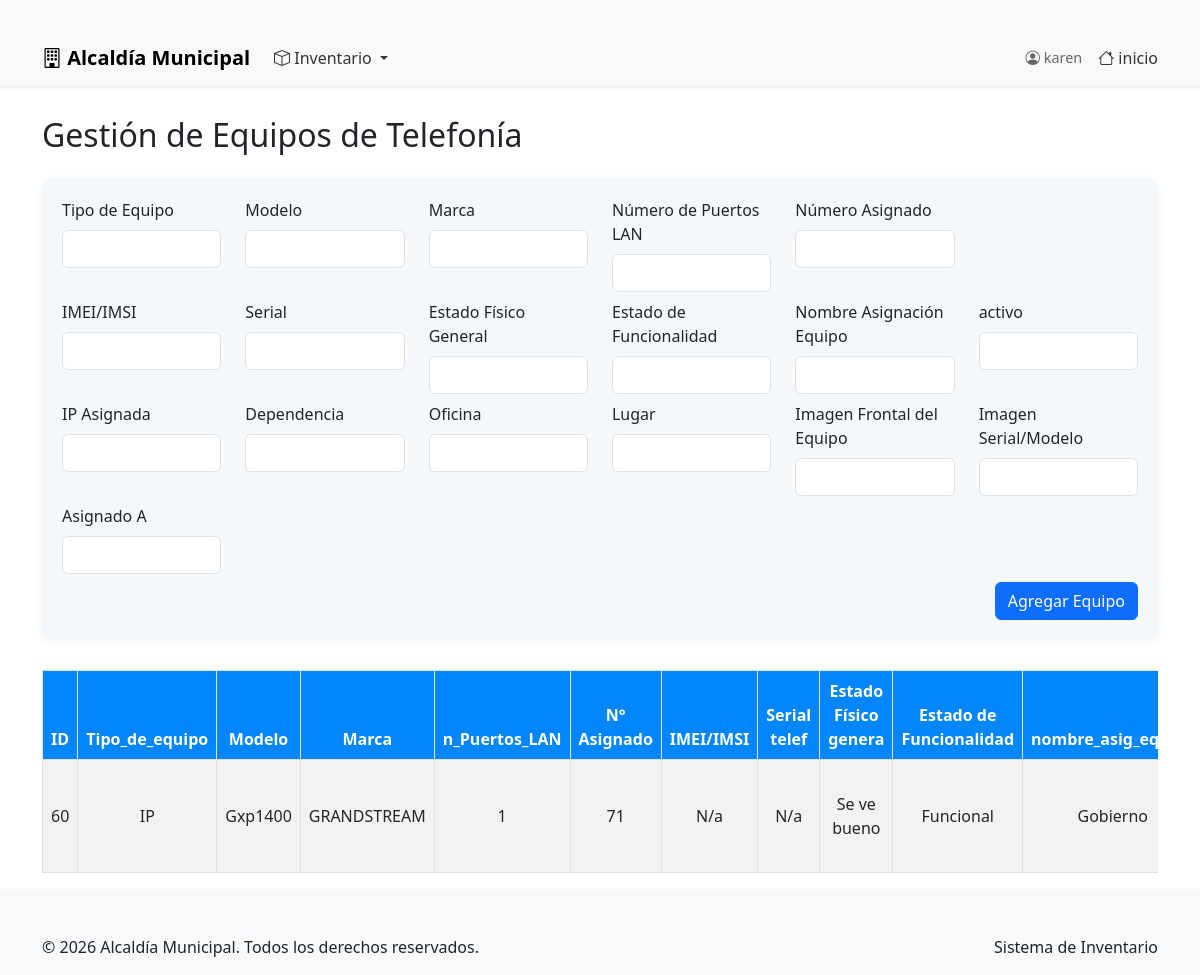
Screenshot of /views/equipos_telefonia.php (signed in) with the database file from the repository.
### tables this page shows
CREATE TABLE `equipos_telefonia` (
    `id` int(11) NOT NULL,
    `tipo_de_equipo` VARCHAR(100),
    `modelo` VARCHAR(100),
    `marca` VARCHAR(100),
    `n_puertos_LAN` VARCHAR(50),
    `n_asignado` VARCHAR(50),
    `IMEI_IMSI2` VARCHAR(100),
    `serial_telef` VARCHAR(100),
    `esta_fisico_general` VARCHAR(50),
    `esta_de_funcionalidad` VARCHAR(50),
    `nombre_asig_equipo` VARCHAR(100),
    `activo` VARCHAR(100),
    `ip_asignada` VARCHAR(50),
    `dependencia` VARCHAR(100),   
    `oficina` VARCHAR(100),
    `lugar` VARCHAR(100),
    `img_frontal_equipo` VARCHAR(200),
    `img_serial_modelo` VARCHAR(200),
    `asignado_A` VARCHAR(100)
);

### views/equipos_telefonia.php (the view, shortened to what this page needs)
<?php
require_once '../config/database.php';
$editando = false;
$equipoEditar = null;
$stmt = $conn->query("SELECT * FROM equipos_telefonia ORDER BY id DESC");
$equipos = $stmt->fetchAll(PDO::FETCH_ASSOC);
?>
<!DOCTYPE html>
<html lang="es">
<head>
    <link href="https://cdn.jsdelivr.net/npm/bootstrap@5.3.0/dist/css/bootstrap.min.css" rel="stylesheet">
    <link href="../css/style_inventario.css" rel="stylesheet">
</head>
<body>
    <?php include '../includes/header.php'; ?>
    <div class="container">
        <h2 class="mb-4">Gestión de Equipos de Telefonía</h2>
        <div class="form-section">
            <form method="POST" action="" autocomplete="off">
                <div class="row">
                    <div class="col-md-2 mb-2">
                        <label for="tipo_de_equipo" class="form-label">Tipo de Equipo</label>
                        <input type="text" class="form-control" id="tipo_de_equipo" name="tipo_de_equipo" required value="<?php echo $editando ? htmlspecialchars($equipoEditar['tipo_de_equipo']) : ''; ?>">
                    </div>
                    <div class="col-md-2 mb-2">
                        <label for="modelo" class="form-label">Modelo</label>
                        <input type="text" class="form-control" id="modelo" name="modelo" required value="<?php echo $editando ? htmlspecialchars($equipoEditar['modelo']) : ''; ?>">
                    </div>
                    <div class="col-md-2 mb-2">
                        <label for="marca" class="form-label">Marca</label>
                        <input type="text" class="form-control" id="marca" name="marca" required value="<?php echo $editando ? htmlspecialchars($equipoEditar['marca']) : ''; ?>">
                    </div>
                    <div class="col-md-2 mb-2">
                        <label for="n_puertos_LAN" class="form-label">Número de Puertos LAN</label>
                        <input type="text" class="form-control" id="n_puertos_LAN" name="n_puertos_LAN" value="<?php echo $editando ? htmlspecialchars($equipoEditar['n_puertos_LAN']) : ''; ?>">
                    </div>
                    <div class="col-md-2 mb-2">
                        <label for="n_asignado" class="form-label">Número Asignado</label>
                        <input type="text" class="form-control" id="n_asignado" name="n_asignado" value="<?php echo $editando ? htmlspecialchars($equipoEditar['n_asignado']) : ''; ?>">
                    </div>
                </div>
                <div class="row">
                    <div class="col-md-2 mb-2">
                        <label for="IMEI_IMSI2" class="form-label">IMEI/IMSI</label>
                        <input type="text" class="form-control" id="IMEI_IMSI2" name="IMEI_IMSI2" value="<?php echo $editando ? htmlspecialchars($equipoEditar['IMEI_IMSI2']) : ''; ?>">
                    </div>
                    <div class="col-md-2 mb-2">
                        <label for="serial_telef" class="form-label">Serial</label>
                        <input type="text" class="form-control" id="serial_telef" name="serial_telef" value="<?php echo $editando ? htmlspecialchars($equipoEditar['serial_telef']) : ''; ?>">
                    </div>
                    <div class="col-md-2 mb-2">
                        <label for="esta_fisico_general" class="form-label">Estado Físico General</label>
                        <input type="text" class="form-control" id="esta_fisico_general" name="esta_fisico_general" value="<?php echo $editando ? htmlspecialchars($equipoEditar['esta_fisico_general']) : ''; ?>">
                    </div>
                    <div class="col-md-2 mb-2">
                        <label for="esta_de_funcionalidad" class="form-label">Estado de Funcionalidad</label>
                        <input type="text" class="form-control" id="esta_de_funcionalidad" name="esta_de_funcionalidad" value="<?php echo $editando ? htmlspecialchars($equipoEditar['esta_de_funcionalidad']) : ''; ?>">
                    </div>
                    <div class="col-md-2 mb-2">
                        <label for="nombre_asig_equipo" class="form-label">Nombre Asignación Equipo</label>
                        <input type="text" class="form-control" id="nombre_asig_equipo" name="nombre_asig_equipo" value="<?php echo $editando ? htmlspecialchars($equipoEditar['nombre_asig_equipo']) : ''; ?>">
                    </div>
                     <div class="col-md-2 mb-2">
                        <label for="activo" class="form-label">activo</label>
                        <input type="text" class="form-control" id="activo" name= "activo" value="<?php echo $editando ? htmlspecialchars($equipoEditar['activo']) : ''; ?>">
                    </div>
                 </div>
                <div class="row">
                    <div class="col-md-2 mb-2">
                        <label for="ip_asignada" class="form-label">IP Asignada</label>
                        <input type="text" class="form-control" id="ip_asignada" name="ip_asignada" value="<?php echo $editando ? htmlspecialchars($equipoEditar['ip_asignada']) : ''; ?>">
                    </div>
                    <div class="col-md-2 mb-2">
                        <label for="dependencia" class="form-label">Dependencia</label>
                        <input type="text" class="form-control" id="dependencia" name="dependencia" value="<?php echo $editando ? htmlspecialchars($equipoEditar['dependencia']) : ''; ?>">
                    </div>
                    <div class="col-md-2 mb-2">
                        <label for="oficina" class="form-label">Oficina</label>
                        <input type="text" class="form-control" id="oficina" name="oficina" value="<?php echo $editando ? htmlspecialchars($equipoEditar['oficina']) : ''; ?>">
                    </div>
                    <div class="col-md-2 mb-2">
                        <label for="lugar" class="form-label">Lugar</label>
                        <input type="text" class="form-control" id="lugar" name="lugar" value="<?php echo $editando ? htmlspecialchars($equipoEditar['lugar']) : ''; ?>">
                    </div>
                    <div class="col-md-2 mb-2">
                        <label for="img_frontal_equipo" class="form-label">Imagen Frontal del Equipo</label>
                        <input type="text" class="form-control" id="img_frontal_equipo" name="img_frontal_equipo" value="<?php echo $editando ? htmlspecialchars($equipoEditar['img_frontal_equipo']) : ''; ?>">
                    </div>
                    <div class="col-md-2 mb-2">
                        <label for="img_serial_modelo" class="form-label">Imagen Serial/Modelo</label>
                        <input type="text" class="form-control" id="img_serial_modelo" name="img_serial_modelo" value="<?php echo $editando ? htmlspecialchars($equipoEditar['img_serial_modelo']) : ''; ?>">
                    </div>
                    <div class="col-md-2 mb-2">
                        <label for="asignado_A" class="form-label">Asignado A</label>
                        <input type="text" class="form-control" id="asignado_A" name="asignado_A" value="<?php echo $editando ? htmlspecialchars($equipoEditar['asignado_A']) : ''; ?>">
                    </div>
                </div>
                <div class="row">
                    <div class="col-md-12 text-end">
                        <?php if($editando): ?>
                            <button type="submit" name="guardar_edicion" class="btn btn-success">Guardar Cambios</button>
                            <a href="equipos_telefonia.php" class="btn btn-secondary">Cancelar</a>
                        <?php else: ?>
                            <button type="submit" name="agregar_equipo" class="btn btn-primary">Agregar Equipo</button>
                        <?php endif; ?>
                    </div>
                </div>
            </form>
        </div>
        <div class="table-responsive mt-4">
            <table class="table table-bordered table-striped">
                <thead>
                    <tr>
                        <th>ID</th>
                        <th>Tipo_de_equipo</th>
                        <th>Modelo</th>
                        <th>Marca</th>
                        <th>n_Puertos_LAN</th>
                        <th>N° Asignado</th>
                        <th>IMEI/IMSI</th>
                        <th>Serial telef</th>
                        <th>Estado Físico genera</th>
                        <th>Estado de Funcionalidad</th>
                        <th>nombre_asig_equipo</th>
                    </tr>
                </thead>
                <tbody>
                    <?php foreach($equipos as $equipo): ?>
                    <tr>
                        <td><?php echo $equipo['id']; ?></td>
                        <td><?php echo $equipo['tipo_de_equipo']; ?></td>
                        <td><?php echo $equipo['modelo']; ?></td>
                        <td><?php echo $equipo['marca']; ?></td>
                        <td><?php echo $equipo['n_puertos_LAN']; ?></td>
                        <td><?php echo $equipo['n_asignado']; ?></td>
                        <td><?php echo $equipo['IMEI_IMSI2']; ?></td>
                        <td><?php echo $equipo['serial_telef']; ?></td>
                        <td><?php echo $equipo['esta_fisico_general']; ?></td>
                        <td><?php echo $equipo['esta_de_funcionalidad']; ?></td>
                        <td><?php echo $equipo['nombre_asig_equipo']; ?></td>
                    </tr>
                    <?php endforeach; ?>
                </tbody>
            </table>
        </div>
    </div>
    <?php include '../includes/footer.php'; ?>
</body>
</html>

### css/style_inventario.css (style rules this page uses)
.container { margin-top: 30px; }
.table thead th { background: #0286fa; color: #fff; font-weight: bold; text-align: center; }
.table tbody td { vertical-align: middle; text-align: center; }
.form-section { background: #f4f8fb; border-radius: 10px; padding: 20px; margin-bottom: 30px; box-shadow: 0 2px 8px rgba(0,0,0,0.05); }

### rows the page displays
equipos_telefonia: id "60", tipo_de_equipo "IP", modelo "Gxp1400", marca "GRANDSTREAM", n_puertos_LAN "1", n_asignado "71", IMEI_IMSI2 "N/a", serial_telef "N/a", esta_fisico_general "Se ve bueno", esta_de_funcionalidad "Funcional", nombre_asig_equipo "Gobierno"

### other values shown
$_SESSION['nombre'] "karen"
